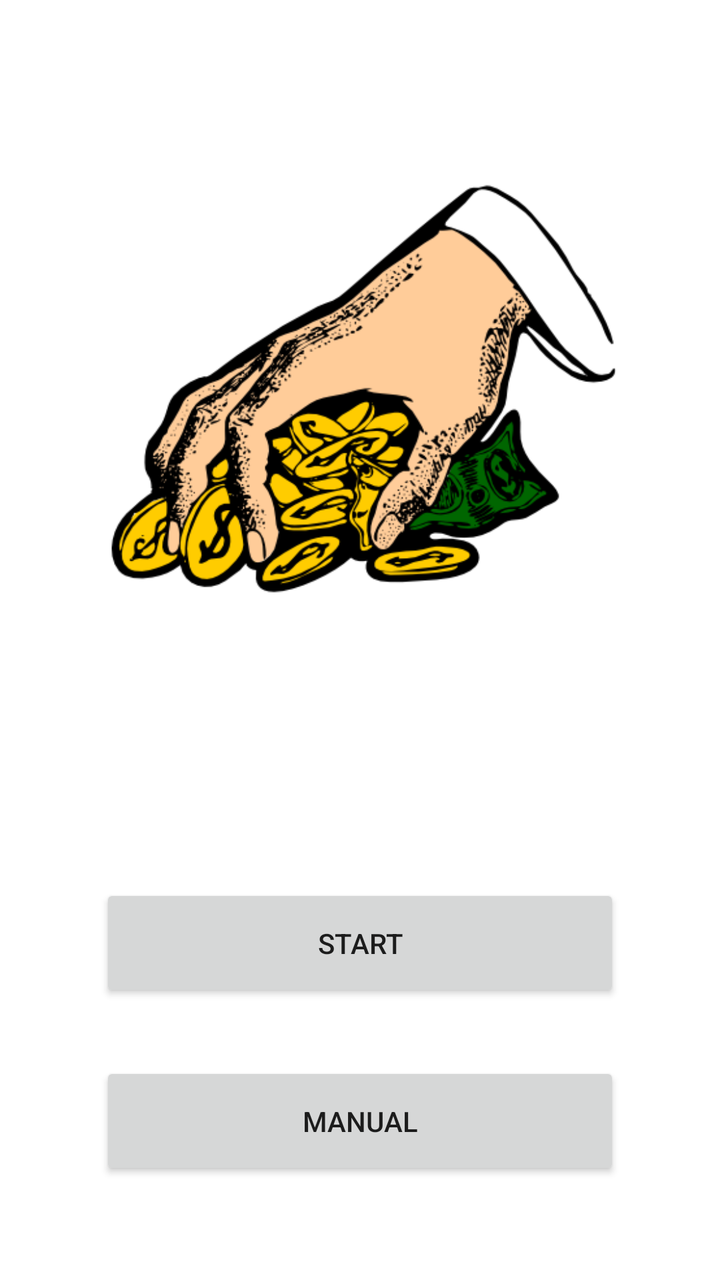
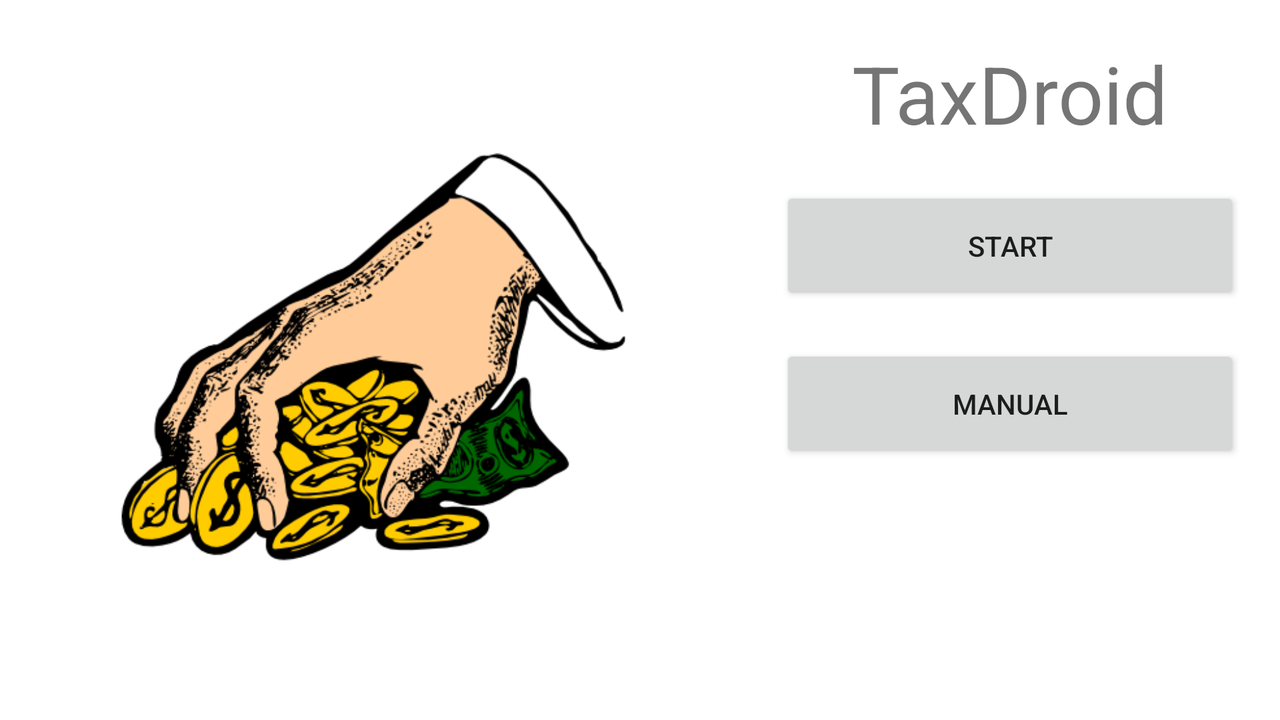

An Android layout and its configuration variant, each rendered on a device that would load it. The default file and the variant file are quoted in full after the pictures.
<!-- AndroidManifest.xml: fallback theme Theme.MaterialComponents.DayNight.NoActionBar -->
<!-- res/layout/main.xml -->
<?xml version="1.0" encoding="utf-8"?>
<LinearLayout xmlns:android="http://schemas.android.com/apk/res/android"
    android:orientation="vertical"
    android:layout_width="fill_parent"
    android:layout_height="fill_parent"
    >
<ImageView
    android:layout_width="fill_parent"
    android:layout_height="wrap_content"
    android:src="@drawable/logo"
    android:layout_marginLeft="50dp"
    android:layout_marginRight="50dp"
    android:layout_marginTop="50dp"
    android:layout_marginBottom="50dp"
    android:layout_weight="1"
    />
<Button
    android:onClick="displayLevels"
    android:layout_width="fill_parent"
    android:layout_height="wrap_content"
    android:text="@string/button_start"
    android:layout_gravity="center"
    android:padding="20dp"
    android:layout_marginLeft="50dp"
    android:layout_marginRight="50dp"
    android:layout_marginTop="50dp"
    android:layout_marginBottom="15dp"
    />
<Button
    android:onClick="displayHelp"
    android:layout_width="fill_parent"
    android:layout_height="wrap_content"
    android:text="@string/button_help"
    android:layout_gravity="center"
    android:padding="20dp"
    android:layout_marginLeft="50dp"
    android:layout_marginRight="50dp"
    android:layout_marginTop="15dp"
    android:layout_marginBottom="50dp"
    />
</LinearLayout>
<!-- resources referenced by this layout -->
<resources>
  <!-- drawable logo: png bitmap (drawable-hdpi, 51824 bytes) -->
  <string name="button_help">Manual</string>
  <string name="button_start">Start</string>
</resources>
<!-- res/layout-land/main.xml (the author's variant of the layout above) -->
<!-- drawn on the phone turned sideways -->
<?xml version="1.0" encoding="utf-8"?>
<LinearLayout xmlns:android="http://schemas.android.com/apk/res/android"
    android:orientation="horizontal"
    android:layout_width="fill_parent"
    android:layout_height="fill_parent"
    >
    <ImageView
        android:layout_width="0dp"
        android:layout_height="fill_parent"
        android:src="@drawable/logo"
        android:layout_marginLeft="50dp"
        android:layout_marginRight="50dp"
        android:layout_marginTop="50dp"
        android:layout_marginBottom="50dp"
        android:layout_weight="1"
        />
    <LinearLayout xmlns:android="http://schemas.android.com/apk/res/android"
        android:orientation="vertical"
        android:layout_width="0dp"
        android:layout_height="fill_parent"
        android:layout_weight="1"
        >
        <TextView
            android:layout_width="fill_parent"
            android:layout_height="wrap_content"
            android:gravity="center"
            android:textSize="40sp"
            android:text="@string/app_name"
            android:layout_margin="20dp"
            />
        <Button
            android:onClick="displayLevels"
            android:layout_width="fill_parent"
            android:layout_height="wrap_content"
            android:text="@string/button_start"
            android:layout_gravity="center"
            android:padding="20dp"
            android:layout_marginLeft="20dp"
            android:layout_marginRight="20dp"
            android:layout_marginTop="0dp"
            android:layout_marginBottom="0dp"
            />
        <Button
            android:onClick="displayHelp"
            android:layout_width="fill_parent"
            android:layout_height="wrap_content"
            android:text="@string/button_help"
            android:layout_gravity="center"
            android:padding="20dp"
            android:layout_margin="20dp"
            />
    </LinearLayout>
</LinearLayout>
<!-- resources referenced by the variant -->
<!-- as the phone turned sideways resolves them -->
<resources>
  <!-- drawable logo: png bitmap (drawable-hdpi, 51824 bytes) -->
  <string name="app_name">TaxDroid</string>
  <string name="button_help">Manual</string>
  <string name="button_start">Start</string>
</resources>
